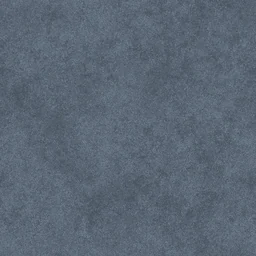
#> input picture assets/asphalt.webp, 256 x 256 px, given in place of asphalt.jpg, which was not available
$ python prepare-assets.py
#> lines starting #> are read from the running program, lines starting #| are printed output that depends on the picture
"""Download CC0 sources and build the small, palette-matched runtime assets.

Run with Python 3, Pillow and numpy. Original downloads stay outside the game;
the manifest records URLs and SHA-256 hashes for both sources and derivatives.
"""
import argparse
import hashlib
import json
from pathlib import Path
import urllib.request

import numpy as np
from PIL import Image, ImageOps

ROOT = Path(__file__).resolve().parents[1]
TEXTURES = "https://raw.githubusercontent.com/rawprogress/fable-cities/aea8b1035030952555395de0c1de14ba693a1427/public/assets/shared/"
SOURCES = {
    "asphalt.jpg": TEXTURES + "asphalt/albedo.jpg",
    "grass.jpg": TEXTURES + "Grass004/color.jpg",
}


def main():
    parser = argparse.ArgumentParser()
    parser.add_argument("--source-dir", type=Path, default=Path("/tmp/turbo-source-assets"))
    args = parser.parse_args()
    args.source_dir.mkdir(parents=True, exist_ok=True)
    out = ROOT / "assets"
    out.mkdir(exist_ok=True)
    manifest = {"license": "CC0-1.0", "sources": {}, "outputs": {}}
    for name, url in SOURCES.items():
        path = args.source_dir / name
        if not path.exists():
            urllib.request.urlretrieve(url, path)
        manifest["sources"][name] = {"url": url, "sha256": hashlib.sha256(path.read_bytes()).hexdigest()}

    # Keep the original 256-square surface budget. Detail is carried in one map.
    for source, target, palette, contrast in [
        ("asphalt.jpg", "asphalt.webp", (91, 103, 117), 0.28),
        ("grass.jpg", "grass.webp", (119, 168, 68), 0.42),
    ]:
        im = Image.open(args.source_dir / source).resize((256, 256), Image.Resampling.LANCZOS)
#> im is the input picture: PIL image 256x256 RGB; mean R, G, B 90.8, 102.6, 116.4
        lum = np.asarray(ImageOps.grayscale(im), dtype=float)
        detail = np.clip((lum - lum.mean()) / max(lum.std(), 1), -2.5, 2.5)
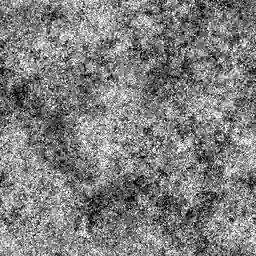
#> detail: shape (256, 256) float64; min -2.5, max 2.5, mean -0.000885; drawn with min black and max white
        pixels = np.clip(np.array(palette)[None, None, :] * (1 + contrast * detail[:, :, None] * 0.25), 0, 255)
        Image.fromarray(pixels.astype("uint8")).save(out / target, quality=87, method=6)
#> pass 2 of the loop in main, `for source, target, palette, contrast in [`:
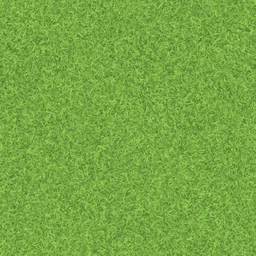
#> input picture assets/grass.webp, 256 x 256 px, given in place of grass.jpg, which was not available
#> in main, im is the input picture: PIL image 256x256 RGB; mean R, G, B 118.3, 167.8, 67.5
#> in main, `lum = np.asarray(ImageOps.grayscale(im), dtype=float)`:
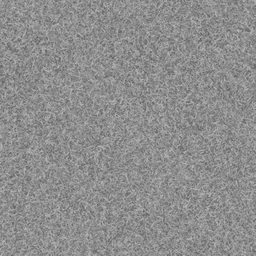
#> lum: shape (256, 256) float64; min 96, max 185, mean 141.5
#> in main, `detail = np.clip((lum - lum.mean()) / max(lum.std(), 1), -2.5, 2.5)`:
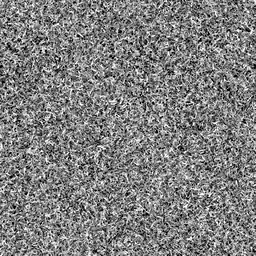
#> detail: shape (256, 256) float64; min -2.5, max 2.5, mean 0.000339; drawn with min black and max white

    for path in sorted(out.iterdir()):
        if path.name in ["asphalt.webp", "grass.webp"]:
            manifest["outputs"][path.name] = {"bytes": path.stat().st_size, "sha256": hashlib.sha256(path.read_bytes()).hexdigest()}
#> pass 2 of the loop in main, `for path in sorted(out.iterdir()):`:
    (out / "manifest.json").write_text(json.dumps(manifest, indent=2) + "\n")
    print(json.dumps(manifest["outputs"], indent=2))


if __name__ == "__main__":
    main()
